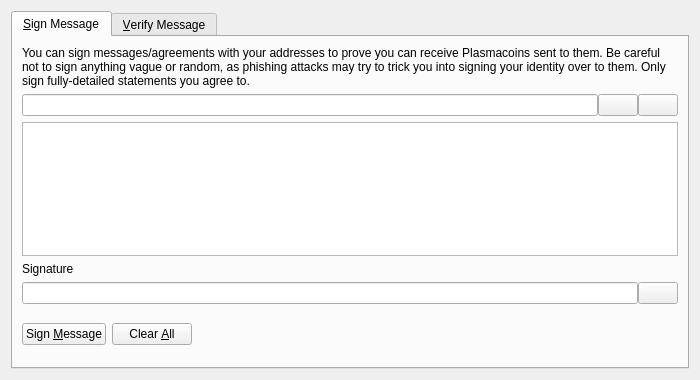
<?xml version="1.0" encoding="UTF-8"?>
<ui version="4.0">
 <class>SignVerifyMessageDialog</class>
 <widget class="QDialog" name="SignVerifyMessageDialog">
  <property name="geometry">
   <rect>
    <x>0</x>
    <y>0</y>
    <width>700</width>
    <height>380</height>
   </rect>
  </property>
  <property name="windowTitle">
   <string>Signatures - Sign / Verify a Message</string>
  </property>
  <property name="modal">
   <bool>true</bool>
  </property>
  <layout class="QVBoxLayout" name="verticalLayout">
   <item>
    <widget class="QTabWidget" name="tabWidget">
     <property name="currentIndex">
      <number>0</number>
     </property>
     <widget class="QWidget" name="tabSignMessage">
      <attribute name="title">
       <string>&amp;Sign Message</string>
      </attribute>
      <layout class="QVBoxLayout" name="verticalLayout_SM">
       <item>
        <widget class="QLabel" name="infoLabel_SM">
         <property name="text">
          <string>You can sign messages/agreements with your addresses to prove you can receive Plasmacoins sent to them. Be careful not to sign anything vague or random, as phishing attacks may try to trick you into signing your identity over to them. Only sign fully-detailed statements you agree to.</string>
         </property>
         <property name="textFormat">
          <enum>Qt::PlainText</enum>
         </property>
         <property name="wordWrap">
          <bool>true</bool>
         </property>
        </widget>
       </item>
       <item>
        <layout class="QHBoxLayout" name="horizontalLayout_1_SM">
         <property name="spacing">
          <number>0</number>
         </property>
         <item>
          <widget class="QValidatedLineEdit" name="addressIn_SM">
           <property name="toolTip">
            <string>The Plasmacoin address to sign the message with</string>
           </property>
          </widget>
         </item>
         <item>
          <widget class="QPushButton" name="addressBookButton_SM">
           <property name="toolTip">
            <string>Choose previously used address</string>
           </property>
           <property name="text">
            <string/>
           </property>
           <property name="icon">
            <iconset resource="../bitcoin.qrc">
             <normaloff>:/icons/address-book</normaloff>:/icons/address-book</iconset>
           </property>
           <property name="shortcut">
            <string>Alt+A</string>
           </property>
           <property name="autoDefault">
            <bool>false</bool>
           </property>
          </widget>
         </item>
         <item>
          <widget class="QPushButton" name="pasteButton_SM">
           <property name="toolTip">
            <string>Paste address from clipboard</string>
           </property>
           <property name="text">
            <string/>
           </property>
           <property name="icon">
            <iconset resource="../bitcoin.qrc">
             <normaloff>:/icons/editpaste</normaloff>:/icons/editpaste</iconset>
           </property>
           <property name="shortcut">
            <string>Alt+P</string>
           </property>
           <property name="autoDefault">
            <bool>false</bool>
           </property>
          </widget>
         </item>
        </layout>
       </item>
       <item>
        <widget class="QPlainTextEdit" name="messageIn_SM">
         <property name="toolTip">
          <string>Enter the message you want to sign here</string>
         </property>
        </widget>
       </item>
       <item>
        <widget class="QLabel" name="signatureLabel_SM">
         <property name="text">
          <string>Signature</string>
         </property>
         <property name="textFormat">
          <enum>Qt::PlainText</enum>
         </property>
        </widget>
       </item>
       <item>
        <layout class="QHBoxLayout" name="horizontalLayout_2_SM">
         <property name="spacing">
          <number>0</number>
         </property>
         <item>
          <widget class="QLineEdit" name="signatureOut_SM">
           <property name="font">
            <font>
             <italic>true</italic>
            </font>
           </property>
           <property name="readOnly">
            <bool>true</bool>
           </property>
          </widget>
         </item>
         <item>
          <widget class="QPushButton" name="copySignatureButton_SM">
           <property name="toolTip">
            <string>Copy the current signature to the system clipboard</string>
           </property>
           <property name="text">
            <string/>
           </property>
           <property name="icon">
            <iconset resource="../bitcoin.qrc">
             <normaloff>:/icons/editcopy</normaloff>:/icons/editcopy</iconset>
           </property>
           <property name="autoDefault">
            <bool>false</bool>
           </property>
          </widget>
         </item>
        </layout>
       </item>
       <item>
        <layout class="QHBoxLayout" name="horizontalLayout_3_SM">
         <item>
          <widget class="QPushButton" name="signMessageButton_SM">
           <property name="toolTip">
            <string>Sign the message to prove you own this Plasmacoin address</string>
           </property>
           <property name="text">
            <string>Sign &amp;Message</string>
           </property>
           <property name="icon">
            <iconset resource="../bitcoin.qrc">
             <normaloff>:/icons/edit</normaloff>:/icons/edit</iconset>
           </property>
           <property name="autoDefault">
            <bool>false</bool>
           </property>
          </widget>
         </item>
         <item>
          <widget class="QPushButton" name="clearButton_SM">
           <property name="toolTip">
            <string>Reset all sign message fields</string>
           </property>
           <property name="text">
            <string>Clear &amp;All</string>
           </property>
           <property name="icon">
            <iconset resource="../bitcoin.qrc">
             <normaloff>:/icons/remove</normaloff>:/icons/remove</iconset>
           </property>
           <property name="autoDefault">
            <bool>false</bool>
           </property>
          </widget>
         </item>
         <item>
          <spacer name="horizontalSpacer_1_SM">
           <property name="orientation">
            <enum>Qt::Horizontal</enum>
           </property>
           <property name="sizeHint" stdset="0">
            <size>
             <width>40</width>
             <height>48</height>
            </size>
           </property>
          </spacer>
         </item>
         <item>
          <widget class="QLabel" name="statusLabel_SM">
           <property name="font">
            <font>
             <weight>75</weight>
             <bold>true</bold>
            </font>
           </property>
           <property name="text">
            <string/>
           </property>
           <property name="wordWrap">
            <bool>true</bool>
           </property>
          </widget>
         </item>
         <item>
          <spacer name="horizontalSpacer_2_SM">
           <property name="orientation">
            <enum>Qt::Horizontal</enum>
           </property>
           <property name="sizeHint" stdset="0">
            <size>
             <width>40</width>
             <height>48</height>
            </size>
           </property>
          </spacer>
         </item>
        </layout>
       </item>
      </layout>
     </widget>
     <widget class="QWidget" name="tabVerifyMessage">
      <attribute name="title">
       <string>&amp;Verify Message</string>
      </attribute>
      <layout class="QVBoxLayout" name="verticalLayout_VM">
       <item>
        <widget class="QLabel" name="infoLabel_VM">
         <property name="text">
          <string>Enter the receiver's address, message (ensure you copy line breaks, spaces, tabs, etc. exactly) and signature below to verify the message. Be careful not to read more into the signature than what is in the signed message itself, to avoid being tricked by a man-in-the-middle attack. Note that this only proves the signing party receives with the address, it cannot prove sendership of any transaction!</string>
         </property>
         <property name="textFormat">
          <enum>Qt::PlainText</enum>
         </property>
         <property name="alignment">
          <set>Qt::AlignLeading|Qt::AlignLeft|Qt::AlignTop</set>
         </property>
         <property name="wordWrap">
          <bool>true</bool>
         </property>
        </widget>
       </item>
       <item>
        <layout class="QHBoxLayout" name="horizontalLayout_1_VM">
         <property name="spacing">
          <number>0</number>
         </property>
         <item>
          <widget class="QValidatedLineEdit" name="addressIn_VM">
           <property name="toolTip">
            <string>The Plasmacoin address the message was signed with</string>
           </property>
          </widget>
         </item>
         <item>
          <widget class="QPushButton" name="addressBookButton_VM">
           <property name="toolTip">
            <string>Choose previously used address</string>
           </property>
           <property name="text">
            <string/>
           </property>
           <property name="icon">
            <iconset resource="../bitcoin.qrc">
             <normaloff>:/icons/address-book</normaloff>:/icons/address-book</iconset>
           </property>
           <property name="shortcut">
            <string>Alt+A</string>
           </property>
           <property name="autoDefault">
            <bool>false</bool>
           </property>
          </widget>
         </item>
        </layout>
       </item>
       <item>
        <widget class="QPlainTextEdit" name="messageIn_VM"/>
       </item>
       <item>
        <widget class="QValidatedLineEdit" name="signatureIn_VM"/>
       </item>
       <item>
        <layout class="QHBoxLayout" name="horizontalLayout_2_VM">
         <item>
          <widget class="QPushButton" name="verifyMessageButton_VM">
           <property name="toolTip">
            <string>Verify the message to ensure it was signed with the specified Plasmacoin address</string>
           </property>
           <property name="text">
            <string>Verify &amp;Message</string>
           </property>
           <property name="icon">
            <iconset resource="../bitcoin.qrc">
             <normaloff>:/icons/transaction_0</normaloff>:/icons/transaction_0</iconset>
           </property>
           <property name="autoDefault">
            <bool>false</bool>
           </property>
          </widget>
         </item>
         <item>
          <widget class="QPushButton" name="clearButton_VM">
           <property name="toolTip">
            <string>Reset all verify message fields</string>
           </property>
           <property name="text">
            <string>Clear &amp;All</string>
           </property>
           <property name="icon">
            <iconset resource="../bitcoin.qrc">
             <normaloff>:/icons/remove</normaloff>:/icons/remove</iconset>
           </property>
           <property name="autoDefault">
            <bool>false</bool>
           </property>
          </widget>
         </item>
         <item>
          <spacer name="horizontalSpacer_1_VM">
           <property name="orientation">
            <enum>Qt::Horizontal</enum>
           </property>
           <property name="sizeHint" stdset="0">
            <size>
             <width>40</width>
             <height>48</height>
            </size>
           </property>
          </spacer>
         </item>
         <item>
          <widget class="QLabel" name="statusLabel_VM">
           <property name="font">
            <font>
             <weight>75</weight>
             <bold>true</bold>
            </font>
           </property>
           <property name="text">
            <string/>
           </property>
           <property name="wordWrap">
            <bool>true</bool>
           </property>
          </widget>
         </item>
         <item>
          <spacer name="horizontalSpacer_2_VM">
           <property name="orientation">
            <enum>Qt::Horizontal</enum>
           </property>
           <property name="sizeHint" stdset="0">
            <size>
             <width>40</width>
             <height>48</height>
            </size>
           </property>
          </spacer>
         </item>
        </layout>
       </item>
      </layout>
     </widget>
    </widget>
   </item>
  </layout>
 </widget>
 <customwidgets>
  <customwidget>
   <class>QValidatedLineEdit</class>
   <extends>QLineEdit</extends>
   <header>qvalidatedlineedit.h</header>
  </customwidget>
 </customwidgets>
 <resources>
  <include location="../bitcoin.qrc"/>
 </resources>
 <connections/>
</ui>
